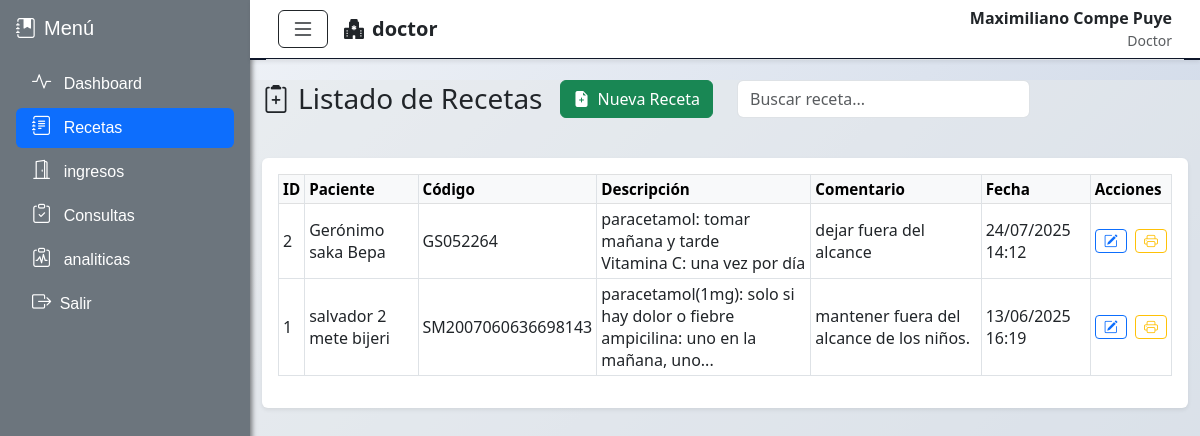
Screenshot of /index.php?vista=recetas (signed in) with the database file from the repository.
### tables this page shows
CREATE TABLE `recetas` (
  `id` int(11) NOT NULL,
  `descripcion` text NOT NULL,
  `id_consulta` int(11) NOT NULL,
  `id_paciente` int(11) NOT NULL,
  `codigo_paciente` varchar(50) DEFAULT NULL,
  `comentario` text DEFAULT NULL,
  `fecha_registro` datetime DEFAULT current_timestamp(),
  `id_usuario` int(11) NOT NULL
);

CREATE TABLE `pacientes` (
  `id` int(11) NOT NULL,
  `codigo` varchar(50) DEFAULT NULL,
  `nombre` varchar(100) DEFAULT NULL,
  `apellidos` varchar(100) DEFAULT NULL,
  `fecha_nacimiento` date DEFAULT NULL,
  `dip` varchar(50) DEFAULT NULL,
  `sexo` varchar(10) DEFAULT NULL,
  `direccion` text DEFAULT NULL,
  `email` varchar(100) DEFAULT NULL,
  `telefono` varchar(20) DEFAULT NULL,
  `profesion` varchar(100) DEFAULT NULL,
  `ocupacion` varchar(100) DEFAULT NULL,
  `tutor_nombre` varchar(100) DEFAULT NULL,
  `telefono_tutor` varchar(20) DEFAULT NULL,
  `id_usuario` int(11) DEFAULT NULL,
  `fecha_registro` datetime DEFAULT current_timestamp()
);

### views/recetas.php (the view, shortened to what this page needs)
<?php
$sql = "SELECT r.*, p.nombre AS nombre_paciente, p.apellidos
        FROM recetas r
        JOIN pacientes p ON r.id_paciente = p.id
        ORDER BY r.fecha_registro DESC";
$recetas = $pdo->query($sql)->fetchAll(PDO::FETCH_ASSOC);
?>
<div id="content" class="container-fluid">
  <div class="row mb-3">
    <div class="col-md-6 d-flex justify-content-between align-items-center mb-4">
      <h3 class="mb-0"><i class="bi bi-clipboard2-plus me-2"></i>Listado de Recetas</h3>
      <button class="btn btn-success" data-bs-toggle="modal" data-bs-target="#modalCrear">
        <i class="bi bi-file-earmark-plus-fill me-1"></i> Nueva Receta
      </button>
    </div>
    <div class="col-md-4">
      <input type="text" id="buscador" class="form-control" placeholder="Buscar receta...">
    </div>
  </div>
  <?php
  function limitarTexto($texto, $limite = 100)
  {
    $textoPlano = strip_tags($texto);
    return strlen($textoPlano) > $limite
      ? substr($textoPlano, 0, $limite) . '...'
      : $textoPlano;
  }
  ?>
  <div class="card shadow-sm border-0">
    <div class="card-body">
      <div class="table-responsive">
        <table id="tablaRecetas" class="table table-hover table-bordered align-middle table-sm">
          <thead class="table-light text-nowrap">
            <tr>
              <th>ID</th>
              <th>Paciente</th>
              <th>Código</th>
              <th>Descripción</th>
              <th>Comentario</th>
              <th>Fecha</th>
              <th>Acciones</th>
            </tr>
          </thead>
          <tbody>
            <?php foreach ($recetas as $r): ?>
              <tr>
                <td><?= (int)$r['id'] ?></td>
                <td><?= htmlspecialchars($r['nombre_paciente'] . ' ' . $r['apellidos']) ?></td>
                <td><?= htmlspecialchars($r['codigo_paciente']) ?></td>
                <td><?= nl2br(htmlspecialchars(limitarTexto($r['descripcion'], 80))) ?></td>
                <td><?= nl2br(htmlspecialchars(limitarTexto($r['comentario'], 80))) ?></td>
                <td><?= date('d/m/Y H:i', strtotime($r['fecha_registro'])) ?></td>
                <td class="text-nowrap">
                  <button
                    class="btn btn-sm btn-outline-primary me-1"
                    title="Editar"
                    data-bs-toggle="modal"
                    data-bs-target="#modalEditar"
                    data-id="<?= $r['id'] ?>"
                    data-nombre_paciente="<?= htmlspecialchars($r['nombre_paciente'] . ' ' . $r['apellidos'], ENT_QUOTES) ?>"
                    data-descripcion="<?= htmlspecialchars($r['descripcion'], ENT_QUOTES) ?>"
                    data-comentario="<?= htmlspecialchars($r['comentario'], ENT_QUOTES) ?>"
                    data-id_paciente="<?= $r['id_paciente'] ?>"
                    data-id_consulta="<?= $r['id_consulta'] ?>"
                    data-codigo="<?= $r['codigo_paciente'] ?>">
                    <i class="bi bi-pencil-square"></i>
                  </button>
                  <a href="fpdf/imprimir_receta.php?id=<?= $r['id'] ?>" target="_blank" class="btn btn-sm btn-outline-warning" title="Imprimir">
                    <i class="bi bi-printer"></i>
                  </a>
                </td>
              </tr>
            <?php endforeach; ?>
          </tbody>
        </table>
      </div>
    </div>
  </div>
</div>

### index.php (shortened to what this page needs)
<?php
$publicas = ['login'];
$vista = $_GET['vista'] ?? 'dashboard_administrador';
if (in_array($vista, $publicas)) {
    include 'layout/headerLogin.php';
    include "{$vista}.php";
    include 'layout/footerLogin.php';
} else {
    include 'layout/header.php';
    include 'layout/sidebar.php';
    include 'layout/navbar.php';
    include "views/{$vista}.php";
    include 'layout/footer.php';
}

### layout/header.php (shortened to what this page needs)
<!DOCTYPE html>
<html lang="es">
<head>
    <link href="https://cdn.jsdelivr.net/npm/bootstrap-icons@1.10.5/font/bootstrap-icons.css" rel="stylesheet">
    <link rel="stylesheet" href="css/bootstrap.min.css">
</head>
<body>

### layout/sidebar.php
<?php
$rol = strtolower(trim($_SESSION['usuario']['rol'] ?? ''));
$current = $_GET['vista'] ?? 'dashboard_administrador';
$claseRol = match ($rol) {
  'administrador' => 'sidebar-admin',
  'secretaria' => 'sidebar-secretaria',
  'laboratorio' => 'sidebar-laboratorio',
  'doctor' => 'sidebar-doctor',
  'farmacia' => 'sidebar-doctor',
  default => 'sidebar-generico',
};
$iconos_por_rol = [
  'administrador' => [
    'dashboard_administrador' => 'bi-speedometer2',
    'usuarios' => 'bi-person-badge',
    'pacientes' => 'bi-people-fill',
    'tipo_prueba' => 'bi-activity',
    'analiticas' => 'bi-clipboard-pulse',
    'recetas' => 'bi-journal-text',
    'salas' => 'bi-hospital',
    'ingresos' => 'bi-door-open',
    'pagos' => 'bi-cash-coin',
    'consultas' => 'bi-clipboard-check',
    'reportes' => 'bi-bar-chart-line',
    'detalles_consultas' => 'bi-file-earmark-medical',
    'empleados' => 'bi-person-workspace',
  ],
  'secretaria' => [
    'dashboard_secretaria' => 'bi-clipboard2-heart-fill',
    'pacientes' => 'bi-people-fill',
    'ingresos' => 'bi-door-open',
    'consultas' => 'bi-clipboard-check',
  ],
  'doctor' => [
    'dashboard_doctor' => 'bi-activity',
    'recetas' => 'bi-journal-text',
    'tipo_prueba' => 'bi-beaker',
    'ingresos' => 'bi-door-open',
    'consultas' => 'bi-clipboard-check',
    'analiticas' => 'bi-clipboard-pulse',
  ],
  'laboratorio' => [
    'dashboard_laboratorio' => 'bi-eyedropper',
    'analiticas' => 'bi-clipboard-pulse',
  ],
  'farmacia' => [
    'dashboard_farmacia' => 'bi-eyedropper',
    'analiticas' => 'bi-clipboard-pulse',
  ],
];
$iconos = $iconos_por_rol[$rol] ?? [];
$menu = [
  'administrador' => [
    'Dashboard' => 'dashboard_administrador',
    'Usuarios' => 'usuarios',
    'Pacientes' => 'pacientes',
    'Recetas' => 'recetas',
    'salas' => 'salas',
    'Pruebas' => 'tipo_prueba',
    'ingresos' => 'ingresos',
    'analiticas' => 'analiticas',
    'pagos de Pruebas' => 'pagos',
    'Consultas' => 'consultas',
    'Reportes' => 'reportes',
    'Empleados' => 'empleados',
  ],
  'laboratorio' => [
    'Dashboard' => 'dashboard_laboratorio',
    'analiticas' => 'analiticas',
  ],
  'secretaria' => [
    'Dashboard' => 'dashboard_secretaria',
    'Pacientes' => 'pacientes',
    'ingresos' => 'ingresos',
    'Consultas' => 'consultas',
  ],
  'doctor' => [
    'Dashboard' => 'dashboard_doctor',
    'Recetas' => 'recetas',
    'ingresos' => 'ingresos',
    'Consultas' => 'consultas',
    'analiticas' => 'analiticas',
  ],
  'farmacia' => [
    'Dashboard' => 'dashboard_farmacia',
    'Productos' => 'productos_farmacia',
    'Proveedores' => 'proveedores_farmacia',
    'Compras' => 'compras_farmacia',
    'Unidades' => 'unidadesMedida_farmacia',
    'Categorias' => 'categorias_farmacia',
    'Pasovos' => 'pasivos_farmacia',
    'Ventas' => 'ventas_farmacia',
    'Inventario' => 'inventario_farmacia',
  ]
];
?>
<div class="wrapper">
  <div id="sidebar" class="sidebar <?= $claseRol ?> position-fixed scroll-box overflow-auto h-100 p-3">
    <h5 class="mb-4"><i class="bi bi-journal-bookmark-fill me-2"></i>Menú</h5>
    <ul class="nav nav-pills flex-column">
      <?php foreach ($menu[$rol] as $label => $vistaName):
        $active = ($current === $vistaName) ? 'active' : '';
        $icon = $iconos[$vistaName] ?? 'bi-chevron-right';
        ?>
        <li class="nav-item mb-1">
          <a href="index.php?vista=<?= $vistaName ?>" class="nav-link <?= $active ?>">
            <i class="bi <?= $icon ?> me-2"></i>
            <span class="link-text"><?= $label ?></span>
          </a>
        </li>
      <?php endforeach; ?>
      <li class="nav-item mb-1">
        <a href="" id="cerrarSession" class="nav-link">
          <i class="bi bi-box-arrow-right me-1"></i> Salir
        </a>
      </li>
    </ul>
  </div>

### layout/navbar.php (shortened to what this page needs)
<nav id="navbar" class="navbar position-fixed navbar-expand navbar-dark shadow-sm px-3">
    <div class="container-fluid d-flex align-items-center py-2 border-bottom">
        <button id="toggleSidebar" class="btn btn-outline-dark d-flex align-items-center me-3"
            aria-label="Menú lateral">
            <i class="bi bi-list fs-4"></i>
        </button>
        <span class="navbar-brand d-flex align-items-center text-dark fw-semibold mb-0 fs-5">
            <i class="bi bi-hospital-fill me-2"></i>
            <?= htmlspecialchars($_SESSION['usuario']['rol']) ?>
        </span>
        <div class="ms-auto d-flex align-items-center gap-3">
            <div class="text-end">
                <div class="fw-semibold text-dark"><?= htmlspecialchars($_SESSION['usuario']['nombre']) ?></div>
                <small class="text-muted text-capitalize"><?= htmlspecialchars($_SESSION['usuario']['rol']) ?></small>
            </div>
        </div>
    </div>
</nav>

### layout/footer.php (shortened to what this page needs)
</div>
<link href="css/bootstrap.min.css" rel="stylesheet">
</body>
</html>

### layout/header.php (style rules this page uses)
html, :root { --primary-gradient: linear-gradient(135deg, #667eea 0%, #764ba2 100%); --success-gradient: linear-gradient(135deg, #11998e 0%, #38ef7d 100%); --info-gradient: linear-gradient(135deg, #667db6 0%, #0082c8 100%); --danger-gradient: linear-gradient(135deg, #f093fb 0%, #f5576c 100%); --warning-gradient: linear-gradient(135deg, #fceabb 0%, #f8b500 100%); --dark-gradient: linear-gradient(135deg, #2c3e50 0%, #34495e 100%); --card-shadow: 0 8px 25px rgba(0, 0, 0, 0.08); --card-hover-shadow: 0 15px 35px rgba(0, 0, 0, 0.12); --border-radius: 16px; }
body { font-family: 'Inter', sans-serif; background: linear-gradient(135deg, #f5f7fa 0%, #c3cfe2 100%); min-height: 100vh; overflow: hidden; }
.wrapper { display: flex; height: 100vh; overflow: hidden; }
.sidebar { width: 250px; color: #fff; box-shadow: 2px 0 5px rgba(0, 0, 0, 0.5); overflow-y: auto; transition: all 0.3s ease; z-index: 1050; position: relative; padding: 10px; scrollbar-width: thin; scrollbar-color: #1e293b #0f172a; }
.sidebar .nav-link { color: #fff; transition: all 0.2s; }
.sidebar .nav-link:hover, .sidebar .nav-link.active { background-color: rgb(7, 88, 169); color: rgb(160, 160, 160); }
.sidebar .nav-link i { font-size: 1.2rem; }
.sidebar-doctor { background-color: #6c757d; font-family: 'Arial Rounded MT', sans-serif; }
.sidebar .nav-link { color: #fff; }
.sidebar .nav-link.active { background-color: rgba(255, 255, 255, 0.2); }
#content { flex-grow: 1; overflow-y: auto; background-color: rgba(231, 233, 236, 0.56); height: calc(100vh - 80px); margin-left: 250px; margin-top: 80px; transition: margin-left 0.3s ease; }
thead th { vertical-align: middle; font-size: 0.95rem; font-weight: 600; border-bottom: 1px solid #dee2e6; }
.table th, .table td { border-color: #dee2e6; padding: 0.4rem 0.6rem; }
.navbar { position: fixed; top: 0; left: 250px; right: 0; height: 60px; z-index: 1050; background-color: #fff !important; border-bottom: 2px solid #0f172a; transition: left 0.3s ease; }
.card { box-shadow: 0 0.125rem 0.25rem rgba(0, 0, 0, 0.39); }
.card { border-radius: 1rem; border: none; background: #ffffff; box-shadow: 0 5px 15px rgba(0, 0, 0, 0.05); }
.btn-success { background-color: #198754; border-color: #198754; }
.form-control::placeholder { color: #adb5bd; }

### rows the page displays
recetas: id "2", id_paciente.apellidos "Gerónimo saka Bepa", codigo_paciente "GS052264", descripcion "paracetamol: tomar mañana y tarde Vitamina C: una vez por día", comentario "dejar fuera del alcance", fecha_registro "24/07/2025 14:12"
recetas: id "1", id_paciente.apellidos "salvador 2 mete bijeri", codigo_paciente "SM2007060636698143", descripcion "paracetamol(1mg): solo si hay dolor o fiebre ampicilina: uno en la mañana, uno...", comentario "mantener fuera del alcance de los niños.", fecha_registro "13/06/2025 16:19"

### other values shown
$label "Dashboard"
$label "Recetas"
$label "ingresos"
$label "Consultas"
$label "analiticas"
$_SESSION['usuario']['rol'] "doctor"
$_SESSION['usuario']['nombre'] "Maximiliano Compe Puye"
$_SESSION['usuario']['rol'] "Doctor"
